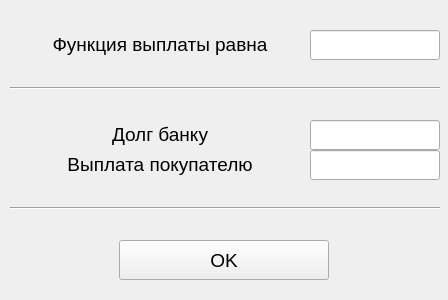
<?xml version="1.0" encoding="UTF-8"?>
<ui version="4.0">
 <class>EndWindow</class>
 <widget class="QMainWindow" name="EndWindow">
  <property name="geometry">
   <rect>
    <x>0</x>
    <y>0</y>
    <width>448</width>
    <height>300</height>
   </rect>
  </property>
  <property name="minimumSize">
   <size>
    <width>448</width>
    <height>300</height>
   </size>
  </property>
  <property name="maximumSize">
   <size>
    <width>448</width>
    <height>300</height>
   </size>
  </property>
  <property name="font">
   <font>
    <pointsize>14</pointsize>
   </font>
  </property>
  <property name="windowTitle">
   <string>Европейский опцион</string>
  </property>
  <widget class="QWidget" name="centralwidget">
   <widget class="QLineEdit" name="lineEdit">
    <property name="geometry">
     <rect>
      <x>310</x>
      <y>30</y>
      <width>130</width>
      <height>30</height>
     </rect>
    </property>
    <property name="focusPolicy">
     <enum>Qt::NoFocus</enum>
    </property>
    <property name="readOnly">
     <bool>true</bool>
    </property>
   </widget>
   <widget class="QLineEdit" name="lineEdit_2">
    <property name="geometry">
     <rect>
      <x>310</x>
      <y>120</y>
      <width>130</width>
      <height>30</height>
     </rect>
    </property>
    <property name="focusPolicy">
     <enum>Qt::NoFocus</enum>
    </property>
    <property name="readOnly">
     <bool>true</bool>
    </property>
   </widget>
   <widget class="QLineEdit" name="lineEdit_3">
    <property name="geometry">
     <rect>
      <x>310</x>
      <y>150</y>
      <width>130</width>
      <height>30</height>
     </rect>
    </property>
    <property name="focusPolicy">
     <enum>Qt::NoFocus</enum>
    </property>
    <property name="readOnly">
     <bool>true</bool>
    </property>
   </widget>
   <widget class="QPushButton" name="pushButton">
    <property name="geometry">
     <rect>
      <x>119</x>
      <y>240</y>
      <width>210</width>
      <height>40</height>
     </rect>
    </property>
    <property name="focusPolicy">
     <enum>Qt::ClickFocus</enum>
    </property>
    <property name="text">
     <string>ОK</string>
    </property>
   </widget>
   <widget class="QLabel" name="label">
    <property name="geometry">
     <rect>
      <x>10</x>
      <y>30</y>
      <width>300</width>
      <height>30</height>
     </rect>
    </property>
    <property name="text">
     <string>&lt;html&gt;&lt;head/&gt;&lt;body&gt;&lt;p align=&quot;center&quot;&gt;Функция выплаты равна&lt;/p&gt;&lt;/body&gt;&lt;/html&gt;</string>
    </property>
   </widget>
   <widget class="QLabel" name="label_2">
    <property name="geometry">
     <rect>
      <x>10</x>
      <y>120</y>
      <width>300</width>
      <height>30</height>
     </rect>
    </property>
    <property name="text">
     <string>&lt;html&gt;&lt;head/&gt;&lt;body&gt;&lt;p align=&quot;center&quot;&gt;Долг банку&lt;/p&gt;&lt;/body&gt;&lt;/html&gt;</string>
    </property>
   </widget>
   <widget class="QLabel" name="label_3">
    <property name="geometry">
     <rect>
      <x>10</x>
      <y>150</y>
      <width>300</width>
      <height>30</height>
     </rect>
    </property>
    <property name="text">
     <string>&lt;html&gt;&lt;head/&gt;&lt;body&gt;&lt;p align=&quot;center&quot;&gt;Выплата покупателю&lt;/p&gt;&lt;/body&gt;&lt;/html&gt;</string>
    </property>
   </widget>
   <widget class="Line" name="line">
    <property name="geometry">
     <rect>
      <x>10</x>
      <y>80</y>
      <width>430</width>
      <height>16</height>
     </rect>
    </property>
    <property name="orientation">
     <enum>Qt::Horizontal</enum>
    </property>
   </widget>
   <widget class="Line" name="line_2">
    <property name="geometry">
     <rect>
      <x>10</x>
      <y>200</y>
      <width>430</width>
      <height>16</height>
     </rect>
    </property>
    <property name="orientation">
     <enum>Qt::Horizontal</enum>
    </property>
   </widget>
  </widget>
 </widget>
 <resources/>
 <connections/>
</ui>
